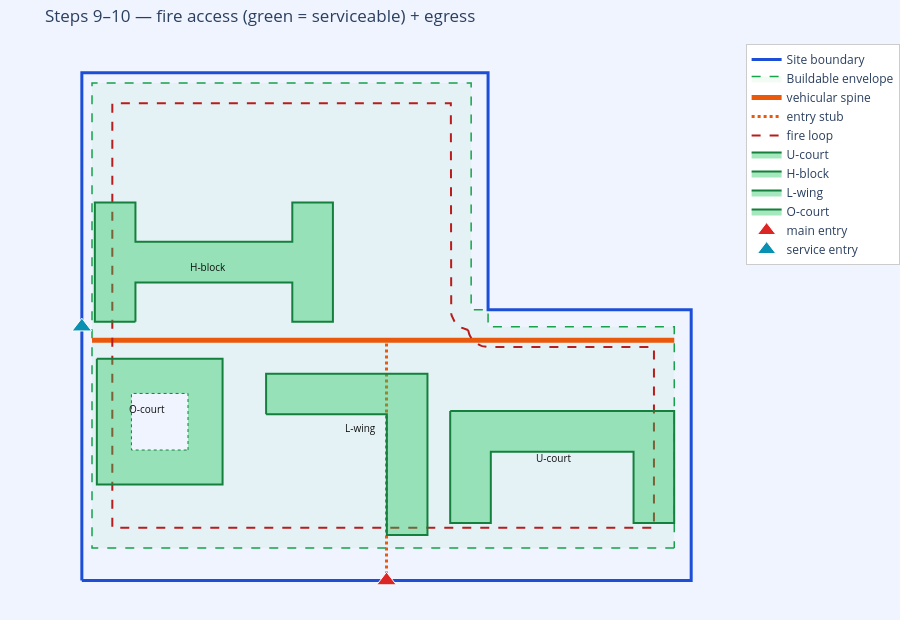
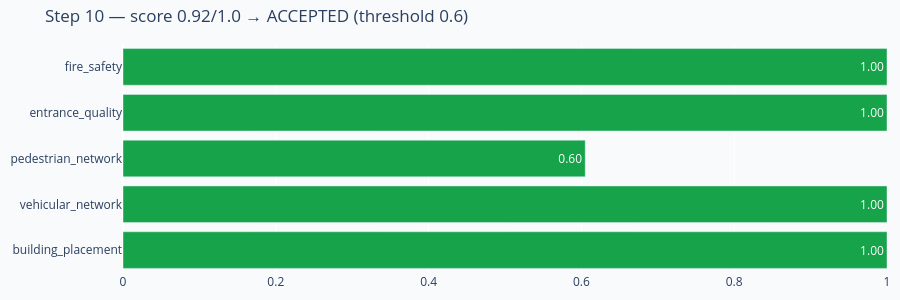

The code cell stored with these charts, in order, in its notebook:
### Markdown cell above
## Steps 9–10 — fire validation + the quality score

Buildings shade green when a fire appliance can service them (strict: nearest
wall, deepest interior, every courtyard). Then the layout is scored on five axes;
below threshold it is **rejected**.

### Code cell
fire = rep['fire_safety_egress']['fire_access']
fig = new_fig('Steps 9–10 — fire access (green = serviceable) + egress', SITEB, BLD)
draw_spine(fig, rep['spine'])
draw_buildings(fig, rep['buildings'], fire=fire)
draw_entries(fig, rep['access'])
fig.show()
print('fire  :', fire['summary'])
print('egress:', rep['fire_safety_egress']['egress']['summary'])
print('audit :', rep['audit']['summary'])

score_bar(rep['score']).show()
print(rep['score']['summary'])

### Figure 1 — Plotly figure (JSON) as saved in the notebook; plotly's stock layout.template omitted (floating-point values rounded to 4 significant figures)
{"data": [{"hoverinfo": "skip", "line": {"color": "#1d4ed8", "width": 3}, "mode": "lines", "name": "Site boundary", "type": "scatter", "x": [0, 180, 180, 120, 120, 0, 0], "y": [0, 0, 80, 80, 150, 150, 0]}, {"fill": "toself", "fillcolor": "rgba(34,197,94,0.06)", "hoverinfo": "skip", "line": {"color": "#16a34a", "dash": "dash", "width": 1.5}, "mode": "lines", "name": "Buildable envelope", "type": "scatter", "x": [175.0, 3.0, 3.0, 115.0, 115.0, 120.0, 120.0, 175.0, 175.0, 175.0], "y": [9.6, 9.6, 147.0, 147.0, 80.0, 80.0, 75.0, 75.0, 9.6, 9.6]}, {"hoverinfo": "skip", "line": {"color": "#ea580c", "width": 5}, "mode": "lines", "name": "vehicular spine", "type": "scatter", "x": [3.0, 175.0], "y": [70.99, 70.99]}, {"hoverinfo": "skip", "line": {"color": "#ea580c", "dash": "dot", "width": 3}, "mode": "lines", "name": "entry stub", "type": "scatter", "x": [90.0, 90.0], "y": [0.0, 70.99]}, {"hoverinfo": "skip", "line": {"color": "#b91c1c", "dash": "dash", "width": 2}, "mode": "lines", "name": "fire loop", "type": "scatter", "x": [114.1, 114.1, 114.3, 114.5, 114.7, 115.0, 115.4, 115.8, 116.2, 116.7, 117.2, 117.7, 118.3, 118.8, 119.4, 120.0, 169.0, 169.0, 9.0, 9.0, 109.0, 109.0, 109.0, 109.1, 109.3, 109.5, 109.7, 110.0, 110.4, 110.8, 111.2, 111.7, 112.2, 112.7, 113.3, 113.8, 114.1, 114.1], "y": [74.08, 73.83, 73.26, 72.7, 72.17, 71.67, 71.19, 70.76, 70.36, 70.01, 69.71, 69.46, 69.26, 69.12, 69.03, 69.0, 69.0, 15.6, 15.6, 141.0, 141.0, 80.0, 79.41, 78.83, 78.26, 77.7, 77.17, 76.67, 76.19, 75.76, 75.36, 75.01, 74.71, 74.46, 74.26, 74.12, 74.08, 74.08]}, {"fill": "toself", "fillcolor": "rgba(34,197,94,0.40)", "hoverinfo": "text", "line": {"color": "#15803d", "width": 2}, "mode": "lines", "name": "U-court", "text": "Attached to the perimeter loop at ~138 m, right side, long facade to circulation so the public entrance faces arrival; 43.6 m to nearest building, fully inside the buildable envelope, clear of the corridor.", "type": "scatter", "x": [108.8, 120.8, 163.0, 175.0, 175.0, 175.0, 163.0, 163.0, 120.8, 120.8, 108.8, 108.8, 108.8, 108.8], "y": [50.08, 50.08, 50.08, 50.08, 38.08, 17.0, 17.0, 38.08, 38.08, 17.0, 17.0, 38.08, 50.08, 50.08]}, {"fill": "toself", "fillcolor": "rgba(34,197,94,0.40)", "hoverinfo": "text", "line": {"color": "#15803d", "width": 2}, "mode": "lines", "name": "H-block", "text": "Attached to the central spine at ~36 m, left side, long facade to circulation so the public entrance faces arrival; clear of all neighbours, fully inside the buildable envelope, clear of the corridor.", "type": "scatter", "x": [15.83, 3.833, 3.833, 15.83, 15.83, 62.17, 62.17, 74.17, 74.17, 62.17, 62.17, 15.83, 15.83, 15.83], "y": [76.49, 76.49, 111.7, 111.7, 100.1, 100.1, 111.7, 111.7, 76.49, 76.49, 88.08, 88.08, 76.49, 76.49]}, {"fill": "toself", "fillcolor": "rgba(34,197,94,0.40)", "hoverinfo": "text", "line": {"color": "#15803d", "width": 2}, "mode": "lines", "name": "L-wing", "text": "Attached to the perimeter loop at ~194 m, right side, long facade to circulation so the public entrance faces arrival; 6.7 m to nearest building, fully inside the buildable envelope, clear of the corridor.", "type": "scatter", "x": [54.43, 54.43, 90.1, 102.1, 102.1, 102.1, 90.1, 90.1, 54.43, 54.43], "y": [49.13, 61.13, 61.13, 61.13, 49.13, 13.47, 13.47, 49.13, 49.13, 49.13]}, {"fill": "toself", "fillcolor": "rgba(34,197,94,0.40)", "hoverinfo": "text", "line": {"color": "#15803d", "width": 2}, "mode": "lines", "name": "O-court", "text": "Attached to the central spine at ~20 m, right side, long facade to circulation so the public entrance faces arrival; 11.0 m to nearest building, fully inside the buildable envelope, clear of the corridor.", "type": "scatter", "x": [4.43, 41.57, 41.57, 4.43, 4.43, 4.43], "y": [65.49, 65.49, 28.36, 28.36, 65.49, 65.49]}, {"fill": "toself", "fillcolor": "#f0f4ff", "hoverinfo": "skip", "line": {"color": "#15803d", "dash": "dot", "width": 1}, "mode": "lines", "showlegend": false, "type": "scatter", "x": [31.36, 31.36, 14.64, 14.64, 31.36, 31.36], "y": [38.57, 55.28, 55.28, 38.57, 38.57, 38.57]}, {"hoverinfo": "text", "marker": {"color": "#dc2626", "line": {"color": "white", "width": 1}, "size": 17, "symbol": "triangle-up"}, "mode": "markers", "name": "main entry", "showlegend": true, "text": "main access off Main Blvd (main).", "type": "scatter", "x": [90.0], "y": [0.0]}, {"hoverinfo": "text", "marker": {"color": "#0891b2", "line": {"color": "white", "width": 1}, "size": 17, "symbol": "triangle-up"}, "mode": "markers", "name": "service entry", "showlegend": true, "text": "service access off Service Ln (secondary).", "type": "scatter", "x": [0.0], "y": [75.0]}], "layout": {"annotations": [{"font": {"color": "#111", "size": 10}, "showarrow": false, "text": "U-court", "x": 139.4, "y": 36.21}, {"font": {"color": "#111", "size": 10}, "showarrow": false, "text": "H-block", "x": 37.22, "y": 92.72}, {"font": {"color": "#111", "size": 10}, "showarrow": false, "text": "L-wing", "x": 82.21, "y": 45.21}, {"font": {"color": "#111", "size": 10}, "showarrow": false, "text": "O-court", "x": 19.29, "y": 50.64}], "height": 620, "legend": {"bgcolor": "white", "bordercolor": "#ccc", "borderwidth": 1, "x": 1.02, "y": 1}, "margin": {"b": 0, "l": 0, "r": 0, "t": 44}, "paper_bgcolor": "#f0f4ff", "plot_bgcolor": "#f0f4ff", "title": {"text": "Steps 9–10 — fire access (green = serviceable) + egress"}, "xaxis": {"visible": false}, "yaxis": {"scaleanchor": "x", "scaleratio": 1, "visible": false}}}

### Figure 2 — Plotly figure (JSON) as saved in the notebook; plotly's stock layout.template omitted (floating-point values rounded to 4 significant figures)
{"data": [{"marker": {"color": ["#16a34a", "#16a34a", "#16a34a", "#16a34a", "#16a34a"]}, "orientation": "h", "text": ["1.00", "1.00", "0.60", "1.00", "1.00"], "textposition": "auto", "type": "bar", "x": [1.0, 1.0, 0.605, 1.0, 1.0], "y": ["building_placement", "vehicular_network", "pedestrian_network", "entrance_quality", "fire_safety"]}], "layout": {"height": 300, "margin": {"b": 10, "l": 10, "r": 10, "t": 44}, "paper_bgcolor": "#f8fafc", "plot_bgcolor": "#f8fafc", "title": {"text": "Step 10 — score 0.92/1.0 → ACCEPTED (threshold 0.6)"}, "xaxis": {"range": [0, 1]}}}
